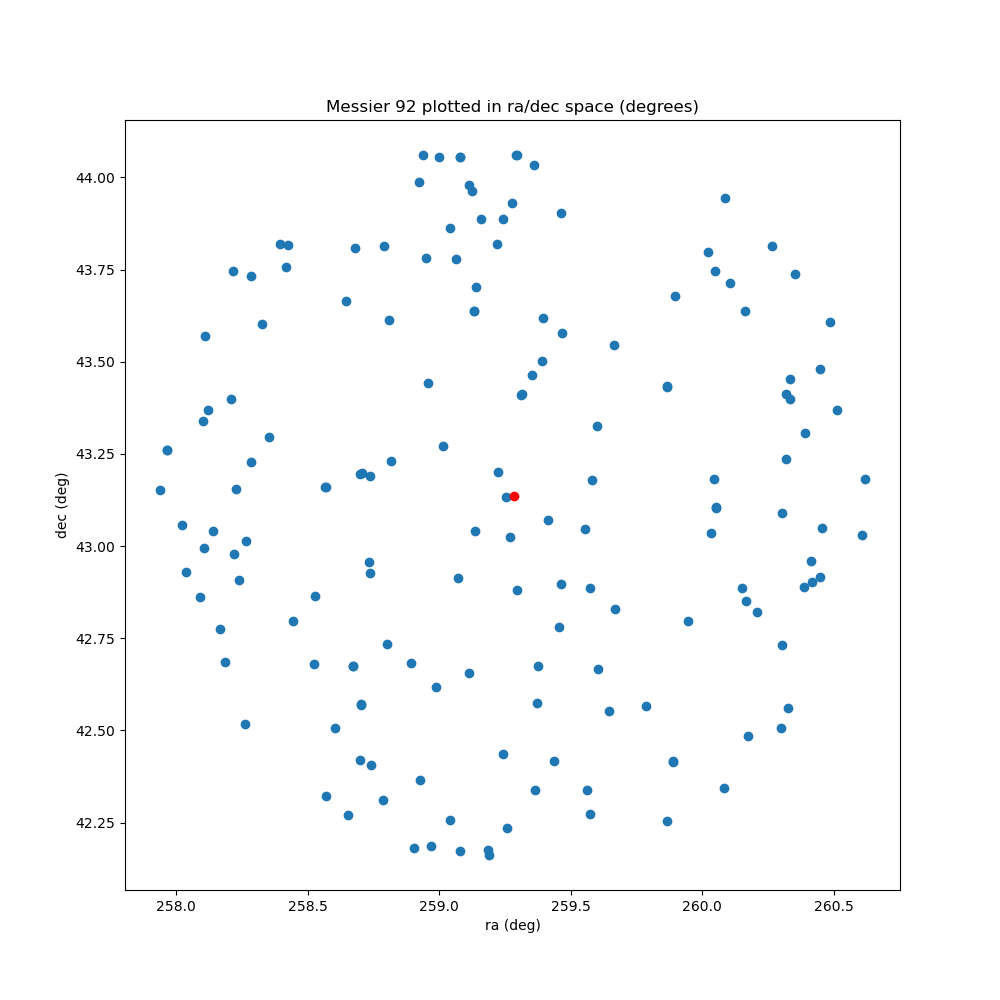

Generate this figure with Python:
#ra and dec of messier 92 gaia dr2
import numpy as np
import pandas as pd 
import matplotlib.pyplot as plt 

m92 = pd.read_csv('m92_dr2.csv')

plt.figure(figsize = [10,10])
plt.scatter(m92['ra'], m92['dec'])
plt.plot(259.2833, 43.1358, 'ro') #center coordinates from jupyter

plt.title('Messier 92 plotted in ra/dec space (degrees)')
plt.xlabel('ra (deg)')
plt.ylabel('dec (deg)')
plt.show()
plt.savefig('gaia_m92_ra_dec.png')